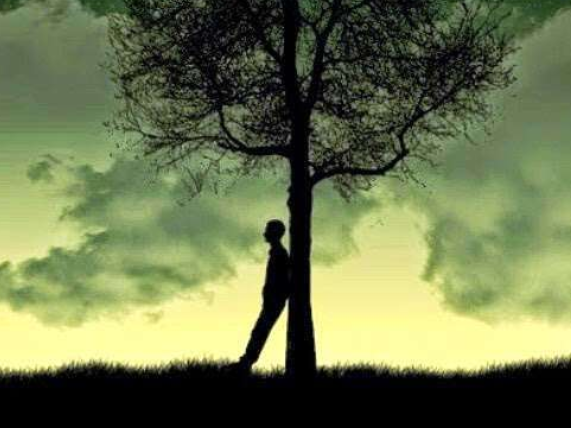
#> input picture python_projects/compress_photo/Capture.PNG, 571 x 428 px, found by its file name
$ python compress.py   (older library calls are emulated)
#> lines starting #> are read from the running program, lines starting #| are printed output that depends on the picture
import PIL

from PIL import Image

w=300
h=200

img=Image.open('Capture.png')
#> img is the input picture: PIL image 571x428 RGBA; mean R, G, B, A 108.2, 118.4, 77.9, 255
img1=img.resize((w,h),PIL.Image.ANTIALIAS)
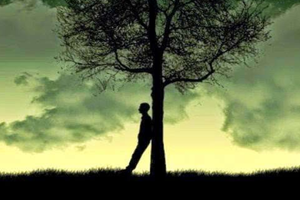
#> img1: PIL image 300x200 RGBA; mean R, G, B, A 108.2, 118.4, 77.9, 255
img1.save('resize.png')
